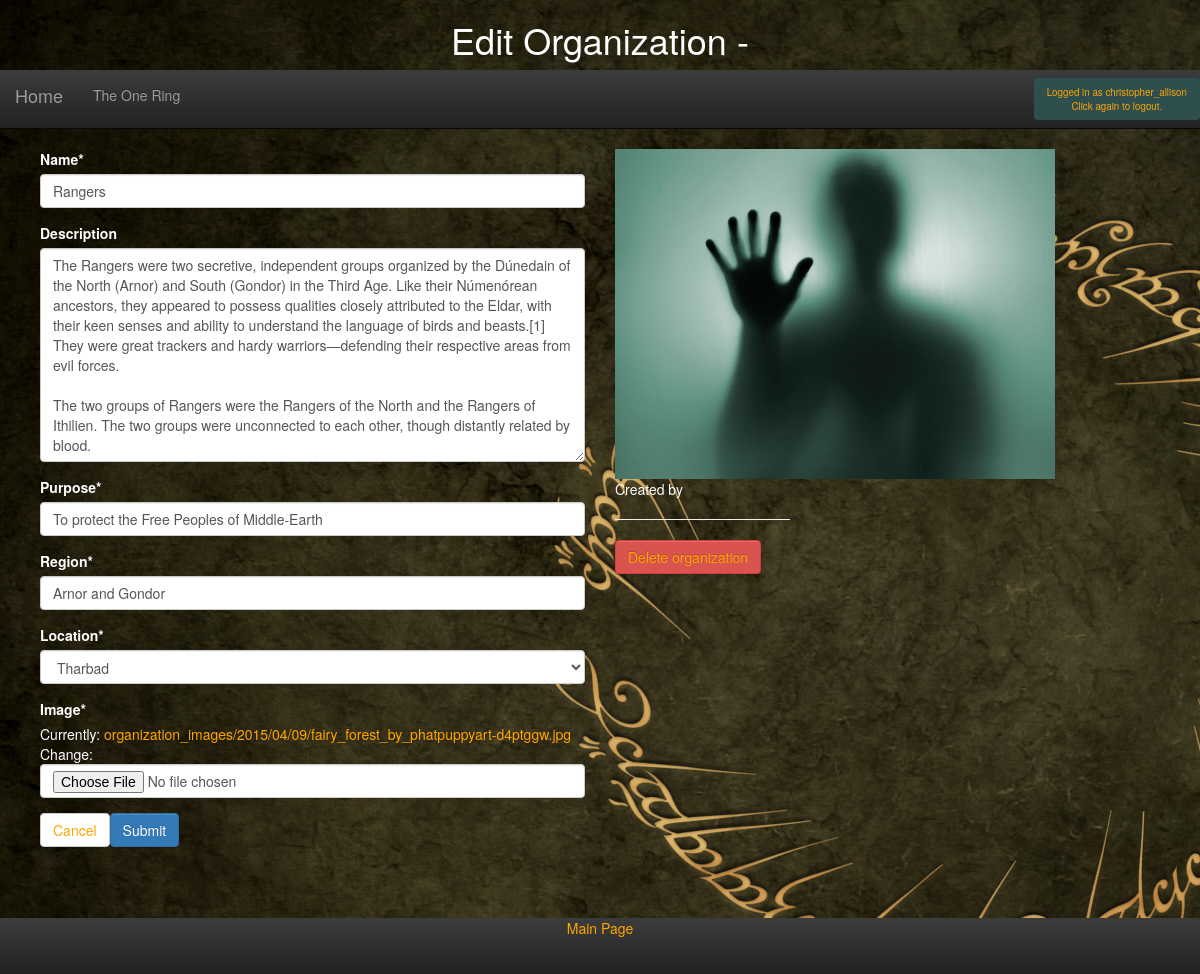
Page /personas/edit_organization/2/ (signed in) on the committed database.
### personas/models.py (models this page shows, shortened)
class Story(models.Model):
    SUPERS = 'Supers'
    FANTASY = 'Fantasy'
    HORROR = 'Horror'
    HISTORICAL = 'Historical'
    SCI_FI = 'Science-Fiction'
    WESTERN = 'Western'
    DRAMA = 'Drama'
    COMEDY = 'Comedy'
    CRIME = 'Crime'
    FABLE = 'Fable'
    MYSTERY = 'Mystery'
    GENRE_CHOICES = (
        (SUPERS, 'Supers'),
        (FANTASY, 'Fantasy'),
        (HORROR, 'Horror'),
        (HISTORICAL, 'Historical'),
        (SCI_FI, "Science Fiction"),
        (WESTERN, 'Western'),
        (DRAMA, 'Drama'),
        (COMEDY, 'Comedy'),
        (CRIME, 'Crime'),
        (FABLE, 'Fable'),
        (MYSTERY, 'Mystery'),
    )
    LIGHT = "Light"
    DARK = "Dark"
    THEME_CHOICES = (
        (LIGHT, 'Light'),
        (DARK, 'Dark'))
    title = models.CharField(max_length=128)
    author = models.ForeignKey(User)
    publication_date = models.DateField()
    description = models.TextField(blank=True)
    genre = models.CharField(max_length=128, choices=GENRE_CHOICES, default='Fantasy')
    image = models.ImageField(upload_to='story_images/%Y/%m/%d', default='story_images/nobody.jpg')
    background = models.ImageField(upload_to='story_backgrounds/%Y/%m/%d', default='story_backgrounds/nothing.jpg')
    colour_theme = models.CharField(max_length=12, choices=THEME_CHOICES, default='Dark')
    skill_type_name_1 = models.CharField(max_length=24, default="General", blank=True)
    skill_type_name_2 = models.CharField(max_length=24, default="Investigative", blank=True)
    skill_type_name_3 = models.CharField(max_length=24, default="Combat", blank=True)
    skill_type_name_4 = models.CharField(max_length=24, default="Knowledge", blank=True)
    statistic_type_name_1 = models.CharField(max_length=24, default="Physical", blank=True)
    statistic_type_name_2 = models.CharField(max_length=24, default="Mental", blank=True)
    statistic_type_name_3 = models.CharField(max_length=24, default="Social", blank=True)
    statistic_type_name_4 = models.CharField(max_length=24, default="Magic", blank=True)
    slug = models.SlugField(unique=True)

class Organization(models.Model):
    name = models.CharField(max_length=128)
    description = models.TextField(blank=True)
    members = models.ManyToManyField(Character, through='Membership', blank=True)
    purpose = models.CharField(max_length=128)
    region = models.CharField(max_length=128)
    location = models.ForeignKey(Location)
    story = models.ForeignKey('Story')
    image = models.ImageField(upload_to='organization_images/%Y/%m/%d', default='organization_images/nothing.jpg')
    slug = models.SlugField(unique=True)

class Location(models.Model):
    name = models.CharField(max_length=128)
    creator = models.ForeignKey(User, unique=False)
    image = models.ImageField(upload_to='location_images/%Y/%m/%d', default='location_images/nowhere.jpg')
    terrain = models.CharField(max_length=128)
    features = models.CharField(max_length=500)
    description = models.TextField(blank=True)
    nation = models.ForeignKey(Nation, blank=True)
    latitude = models.FloatField(default=50.0)
    longitude = models.FloatField(default=-1.0)
    story = models.ForeignKey('Story', default=1)
    slug = models.SlugField(unique=True)
    def __str__(self):
        return self.name

### personas/views.py (the view)
# urls.py: url(r'^edit_organization/(?P<pk>\d+)/$', views.edit_organization, name='edit_organization'),
@login_required
def edit_organization(request, pk, template_name='personas/edit_organization.html'):
    organization = Organization.objects.get(pk=pk)
    story = organization.story
    user = request.user
    form = OrganizationForm(request.POST or None, request.FILES or None, instance=organization)
    if form.is_valid():
        form.save()
        return HttpResponseRedirect('/personas/organization/{}'.format(organization.slug))
    return render(request, template_name, {'form': form, 'object':organization, 'story':story})

### personas/forms.py
class OrganizationForm(forms.ModelForm):
    class Meta:
        model = Organization
        fields = ["name", "description", "purpose",
        "region", "location", "image"]
    def __init__(self, *args, **kwargs):
        try:
            self.story = kwargs.pop('story')
        except KeyError:
            self.story = None
        super(OrganizationForm, self).__init__(*args, **kwargs)
        if self.story:
            self.fields['location'].queryset = Location.objects.filter(
                story=self.story)
        self.helper = FormHelper(self)
        self.helper.layout.append(
            FormActions(
                HTML("""<a role="button" class="btn btn-default"
                        href="#">Cancel</a>"""),
                Submit('save', 'Submit'),))

### templates/personas/edit_organization.html (shortened to what this page needs)
{% extends "personas/base.html" %}
{% load staticfiles %}
{% load crispy_forms_tags %}
{% load thumbnail %}
{% block title %}
    <header>
        <h1>Edit Organization - {{ organization.name }}</h1>
    </header>
{% endblock %}
{% block column1 %}
<div class="col-md-6 col-sm-6 col-lg-6" id="col1">
    {% crispy form %}
</div>
{% endblock %}
{% block column2 %}
<div class="col-md-2 col-sm-2 col-lg-2">
        <div class="img-responsive">
            {% thumbnail organization.image "175" crop="center" as im %}
            <img src="{{ im.url }}" width="{{ im.width }}" height="{{ im.height }}">{% empty %}
            <img src="{% static '/images/shadow_figure.jpg' %}" alt="">
        {% endthumbnail %}
        <p>
            Created by {{ organization.creator }}
        </p>
        <hr>
 <a href="{% url 'delete_organization' pk=object.pk %}" class="btn btn-danger">Delete organization</a>
</div>
{% endblock %}

### templates/personas/base.html (shortened to what this page needs)
<!DOCTYPE html>
{% load staticfiles %}
{% load crispy_forms_tags %}
{% load leaflet_tags %}
{% load thumbnail %}
{% block head %}
    {% if story.colour_theme == 'Light' %}
        <link rel="stylesheet" type="text/css" href="{% static 'personas/css/bootstrap-theme-light.css' %}" />
    {% else %}
        <link rel="stylesheet" type="text/css" href="{% static 'personas/css/bootstrap-theme-dark.css' %}" />
    {% endif %}
    <html>
        <head>
            <link href="{% static 'personas/css/bootstrap.min.css' %}" rel="stylesheet">
        </head>
    {% endblock %}
    {% if story %}
        <body background='{{ story.background.url }}'>
        {% else %}
            <body style="background:black">
            {% endif %}
            <div class="wrapper">
                {% block title %}{% endblock %}
                {% block navbar %}
                    <div class="main_navbar">
                        <nav class="navbar navbar-inverse navbar-static-top" role="navigation">
                            <div class="navbar-header">
                                <a class="navbar-brand" href="/personas/">Home</a>
                            </div>
                            <div class="collapse navbar-collapse" id="MyNavBar">
                                <ul class="nav navbar-nav">
                                    <li class="dropdown">
                                        {% if story %}
                                            <a href="#" class="dropdown-toggle" data-toggle="dropdown">{{ story.title }}</a>
                                        {% else %}
                                            <a href="/personas/" class="dropdown-toggle" data-toggle="dropdown">Choose a Story</a>
                                        {% endif %}
                                </ul>
                                <form class="navbar-form navbar-right" role="search">
                                    {% if user.is_authenticated %}
                                        <a class="btn btn-inverse" style="font-size:70%; background-color:darkslategray" href="/personas/logout" role="button">Logged in as {{ user.username }}<br>  Click again to logout.</a>
                                    {% else %}
                                        <a class="btn btn-inverse" href="/personas/register" role="button">Register</a>
                                        <a class="btn btn-inverse" href="/personas/login" role="button">Log In</a>
                                    {% endif %}
                                </form>
                            </div>
                        </nav>
                    </div>
                {% endblock %}
                {% block content %}
                    <div class="row">
                        {% block column1 %}
                        {% endblock %}
                        {% block column2 %}
                        {% endblock %}
                    </div>
                {% endblock content %}
                <div class="push"></div>
            </div>
            {% block footer %}
                <div class="footer">
                    <a href="/personas/">Main Page</a>
                </div>
            {% endblock %}
        </body>
    </html>

### rows in the picture
Story: title "The One Ring"
Organization: name "Rangers", description "The Rangers were two secretive, independent groups organized by the Dúnedain of the North (Arnor) and South (Gondor) in the Third Age. Like their Númenórean ancestors, they appeared to possess qualities closely attributed to the Eldar, with their keen senses and ability to understand the language of birds and beasts.[1] They were great trackers and hardy warriors—defending their respective areas from evil forces. The two groups of Rangers were the Rangers of the North and the Rangers of Ithilien. The two groups were unconnected to each other, though distantly related by blood.", purpose "To protect the Free Peoples of Middle-Earth", region "Arnor and Gondor", location "Tharbad"

### other values in the picture
{{ user.username }} "christopher_allison"
